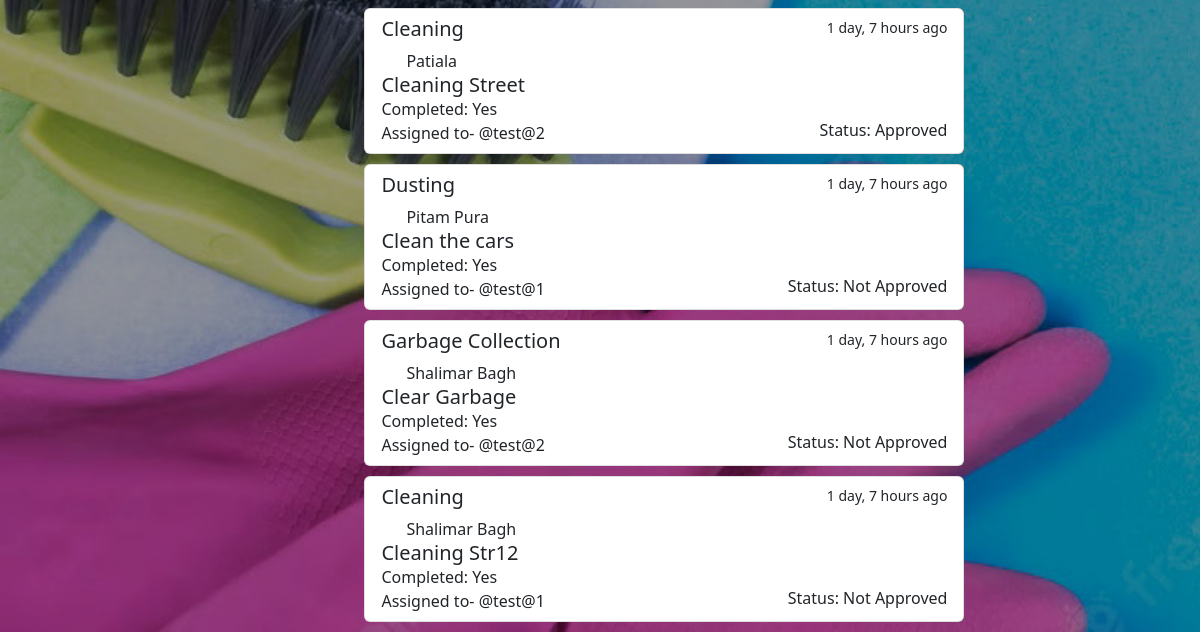
The app's page / (signed in, lower part), older data.
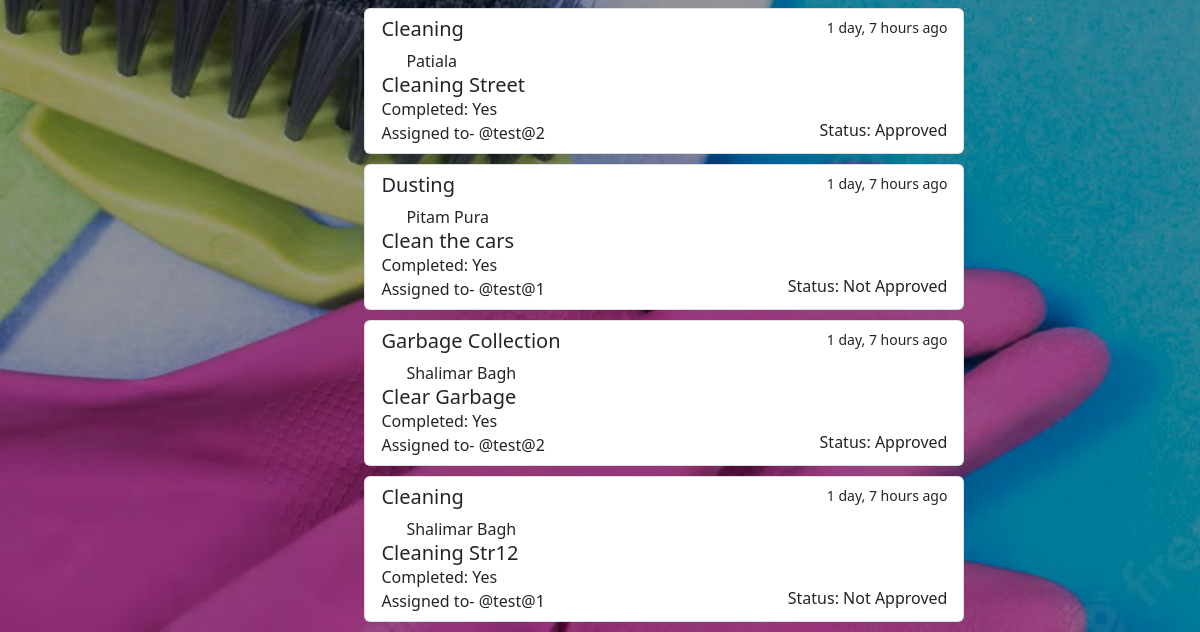
The same page, newer data.
### base/models.py (models this page shows)
class Tasks(models.Model):
    name = models.CharField(max_length=100)
    assigned = models.ForeignKey(User,on_delete=models.CASCADE,null=True,blank=True)
    category = models.ForeignKey(Category,on_delete=models.CASCADE)
    location = models.ForeignKey(Location,on_delete=models.CASCADE)
    created = models.DateTimeField(auto_now_add=True)
    completed = models.DateTimeField(null=True, default=None,blank=True)
    approved_time = models.DateTimeField(null=True, default=None,blank=True)
    approved = models.BooleanField(default=False)
    image = models.ImageField(upload_to='task_images',null=True,blank=True)
    def __str__(self):
        return self.name
    class Meta:
        ordering = ['-created']

class Category(models.Model):
    name = models.CharField(max_length=100)
    def __str__(self):
        return self.name

class Location(models.Model):
    name = models.CharField(max_length=100)
    def __str__(self):
        return self.name

### base/views.py (the view)
# urls.py: path('',views.home,name="home"),
@login_required(login_url='loginPage')
def home(request):
    q=request.GET.get('q') if request.GET.get('q') != None else ''
    if request.user.is_staff:
        tasks = Tasks.objects.filter(
            Q(location__name__icontains = q) |
            Q(category__name__icontains = q)
        )
    else:
        tasks = request.user.tasks_set.filter(
            Q(location__name__icontains = q) |
            Q(category__name__icontains = q)
        )
    print(tasks)
    location = Location.objects.all()
    category = Category.objects.all()
    context = {'tasks':tasks,'locations':location, "categories":category}
    return render(request,"base/home.html",context)

### base/templates/base/home.html (shortened to what this page needs)
{% extends "main.html" %}
{% load static %}
{% block head %}
<link rel="stylesheet" href="{% static 'styles/home.css' %}">
    {% endblock %}
    {% block content %}
    <br />
    <div class="d-flex">
      <div class="d-flex m-100">
      </div>
      <div class="d-flex kush flex-column w-50">
        {% include "base/Task_component.html" %}
      </div>
    </div>
  {% endblock %}

### base/templates/base/task_component.html (shortened to what this page needs)
{% load static %}
  {% for task in tasks %}
        {% if request.user.is_staff %}
        <div class="list-group w-100 list task">
          <a
            href="{% url 'taskApprove' task.id %}"
            class="list-group-item list-group-item-action"
            aria-current="true"
          >
            <div class="d-flex w-100 justify-content-between">
              <h5 class="mb-2 font-weight-bold">{{ task.category }}</h5>
              <small>{{task.created|timesince}} ago</small>
            </div>
            <div class="d-flex flex-horizontal ml-0">
              <object
                class="logo"
                data="{% static 'Images/location1.svg' %}"
                width="25"
                height="20"
              ></object>
              <p class="mb-0">{{ task.location }}</p>
            </div>
            <h5 class="font-weight-bold w-2 mb-0">{{ task.name }}</h5>
            {% if task.completed is None %}
            Completed: No <br>
            {% else %}
              Completed: Yes <br>
            {% endif %}
            {% if task.approved is False %}
            <h6 class="leftbox-right font-weight-bold w-2 mb-0 text-red">Status: Not Approved</h6>
            {% else %}
            <h6 class="leftbox-right font-weight-bold mb-0">Status: Approved</h6>
            {% endif %}
            Assigned to- @{{ task.assigned.username}} <br>
          </a>
        </div>
        {% endif %}
        {% endfor %}

Row changes from the older to the newer data that the page shows:
changed Tasks "Clear Garbage": approved "Status: Not Approved" → "Status: Approved"
